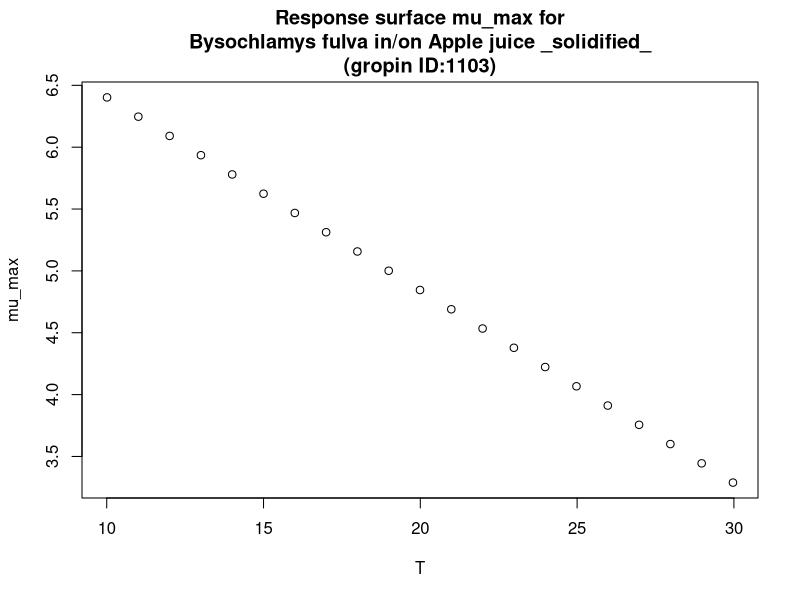

Recreate this plot in R.
#############################
# start of Parameter script
#############################
T <- seq(10.01,29.97002997003,length.out=21)
#############################
# end of Parameter script
#############################
############################# 
# start of Model script Gropin ID 1103 
#############################
 
# constant coefficients for this model
 
variables <- data.frame(T)
argumentsPar <- expand.grid(variables)
 
# heart of the model
response_surface <- function(T) {
   mumax <-7.964-0.156*T

return(mumax=mumax)
} 

# output parameters
mumax <- cbind(argumentsPar,response_surface(argumentsPar['T']))
colnames(mumax) <- c(colnames(argumentsPar),'mumax')
#############################
# End of Model script
#############################
############################# 
# start of Visualisation script Gropin ID 1103 
#############################
plot(T,mumax$mumax,
                          xlab='T',
                          ylab='mu_max',main='Response surface mu_max for
Bysochlamys fulva in/on Apple juice _solidified_
(gropin ID:1103)')
#############################
# End of Visualisation script
#############################
